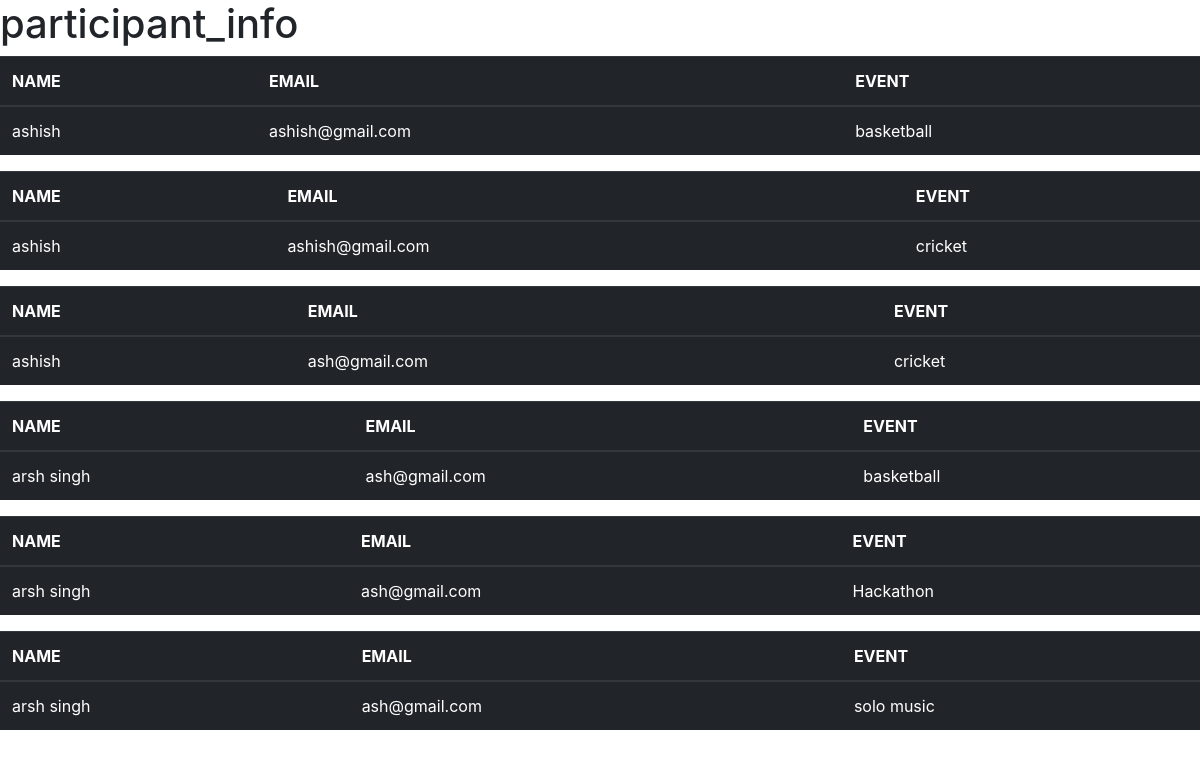
Page /participant_info on the earlier database version.
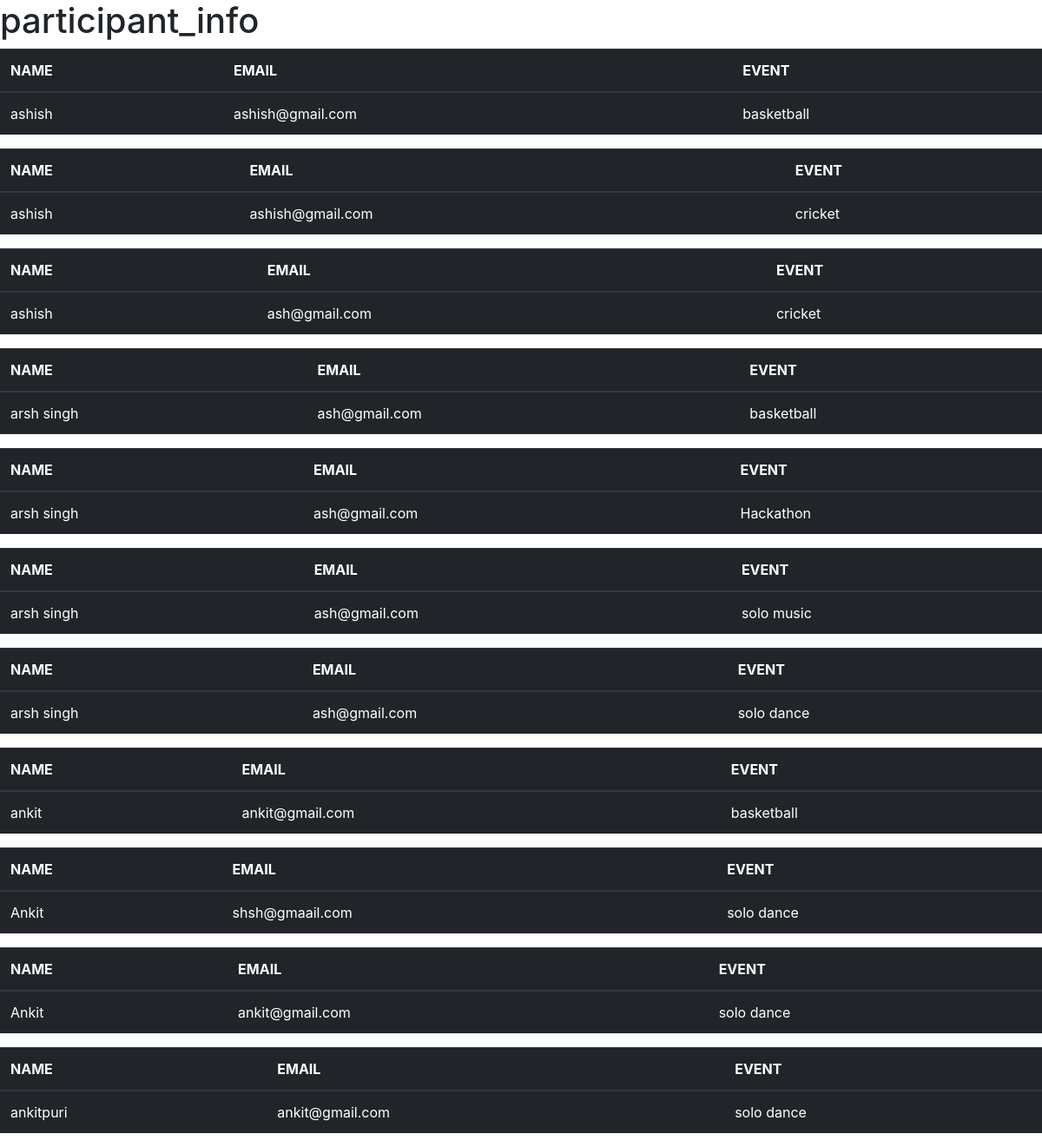
Same page on the later database version.
### app.py (models this page shows, shortened)
class Participant(db.Model,UserMixin):
    id=db.Column(db.Integer,primary_key=True)
    email=db.Column(db.String(50),nullable=False)
    participant_name=db.Column(db.String(50),nullable=False)
    date_created=db.Column(db.String(100))
    event_name=db.Column(db.String(100),nullable=False)
    club_name=db.Column(db.String(100),nullable=False)

### app.py (the view)
@login_required
@app.route('/participant_info',methods=['GET','POST'])
def participant_info():
    info=Participant.query
    return render_template("participant_info.html",info=info)

### templates/participant_info.html (shortened to what this page needs)
<!DOCTYPE html>
<html lang="en">
<head>
    <link href="//maxcdn.bootstrapcdn.com/bootstrap/4.1.1/css/bootstrap.min.css" rel="stylesheet" id="bootstrap-css">
</head>
<body>
    <h1>participant_info</h1>
    {% for i in info %}
<table class="table table-dark">
    <thead>
      <tr>
            <th>NAME</th>
            <th>EMAIL</th>
            <th>EVENT</th>
      </tr>
    </thead>
    <tbody>
      <tr>
        <td>{{i.participant_name}}</td>
        <td>{{i.email}}</td>
        <td>{{i.event_name}}</td>
      </tr>
  </table>
{% endfor %}
</body>
</html>

Differences in the rows shown:
added Participant: participant_name "arsh singh", email "ash@gmail.com", event_name "solo dance"
added Participant: participant_name "ankit", email "ankit@gmail.com", event_name "basketball"
added Participant: participant_name "Ankit", email "shsh@gmaail.com", event_name "solo dance"
added Participant: participant_name "Ankit", email "ankit@gmail.com", event_name "solo dance"
added Participant: participant_name "ankitpuri", email "ankit@gmail.com", event_name "solo dance"
